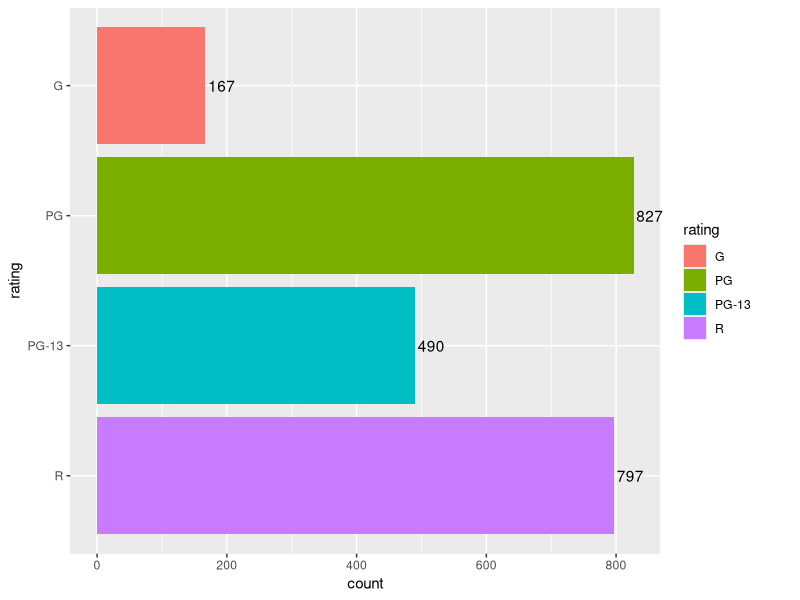
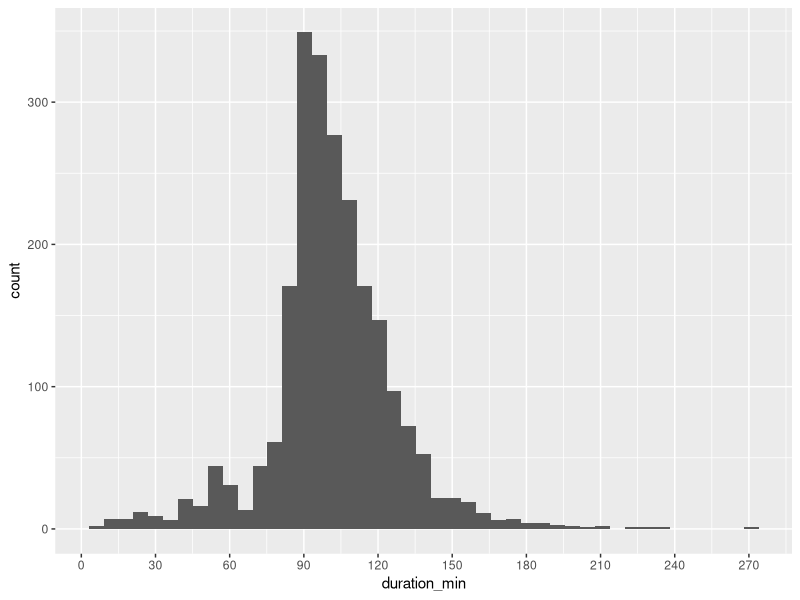
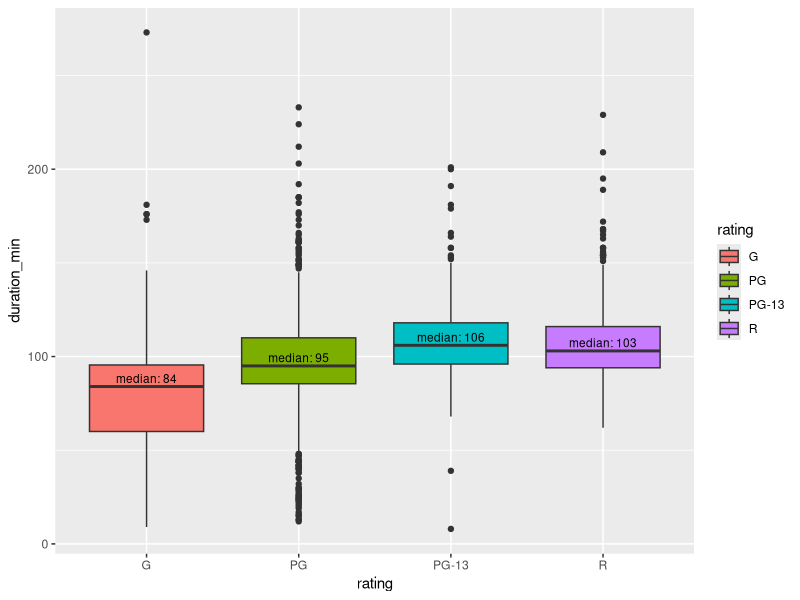

Recreate these plots in R, in order.
## ---- chunk 1
knitr::opts_chunk$set(echo = TRUE)
## ---- chunk 2
library(tidyverse)
library(ggplot2)

netflix_titles <- read_csv("netflix_titles.csv")

netflix_movies <- netflix_titles %>%
  select("type", "title", "country", "release_year", "rating", "duration", "listed_in") %>%
  filter(type == "Movie")

#converts the duration column (char) to numerical values and combines movie and TV movie ratings
netflix_movies <- netflix_movies %>% 
  mutate(duration_min = parse_number(duration)) %>%
  mutate(rating = case_when(
    rating %in% c("TV-G", "G") ~ "G",     
    rating %in% c("TV-PG", "PG") ~ "PG",
    TRUE ~ rating)) %>%
  filter(rating == "G" | rating == "PG" |
           rating == "PG-13" | rating == "R") #Selects standard movie ratings


netflix_movies
## ---- chunk 3
rating_order <- c("G", "PG", "PG-13", "R")

netflix_movies %>%
  group_by(rating) %>%
  summarize(count = n()) %>%
  ggplot(aes(x = count, y = rating, label = count, fill = rating)) +
  geom_col() + 
  geom_text(position = position_stack(), hjust = -0.1) +  
  coord_cartesian(clip = "off") + 
  theme(plot.margin = margin(5.5, 30, 5.5, 5.5, "pt")) + 
  scale_y_discrete(limits = rev(rating_order))

## ---- chunk 4
netflix_movies %>%
  ggplot(aes(x = duration_min)) + 
  geom_histogram(bins = 45) + 
  scale_x_continuous(breaks = seq(0, 330, by = 30)) # Ticks every 30 minutes from 0 to 300

#Distribution is approximately normal, so print Mean and Standard Dev

cat("Mean:", round(mean(netflix_movies$duration_min, na.rm = TRUE), 2), "minutes")
cat("SD:", round(sd(netflix_movies$duration_min, na.rm = TRUE), 2), "minutes")

print(summary(netflix_movies$duration_min))
## ---- chunk 5
netflix_movies %>%
  mutate(rating = factor(rating, levels = rating_order)) %>% 
  ggplot(aes(x = rating, y = duration_min, fill = rating)) + 
  geom_boxplot() + 
  stat_summary( #Adds text label for median
    fun = median,
    geom = "text", 
    vjust = -0.4, #Puts text slightly above median line, 
    size = 3,
    aes(label = paste("median:", round(after_stat(y), 1)))
  )
